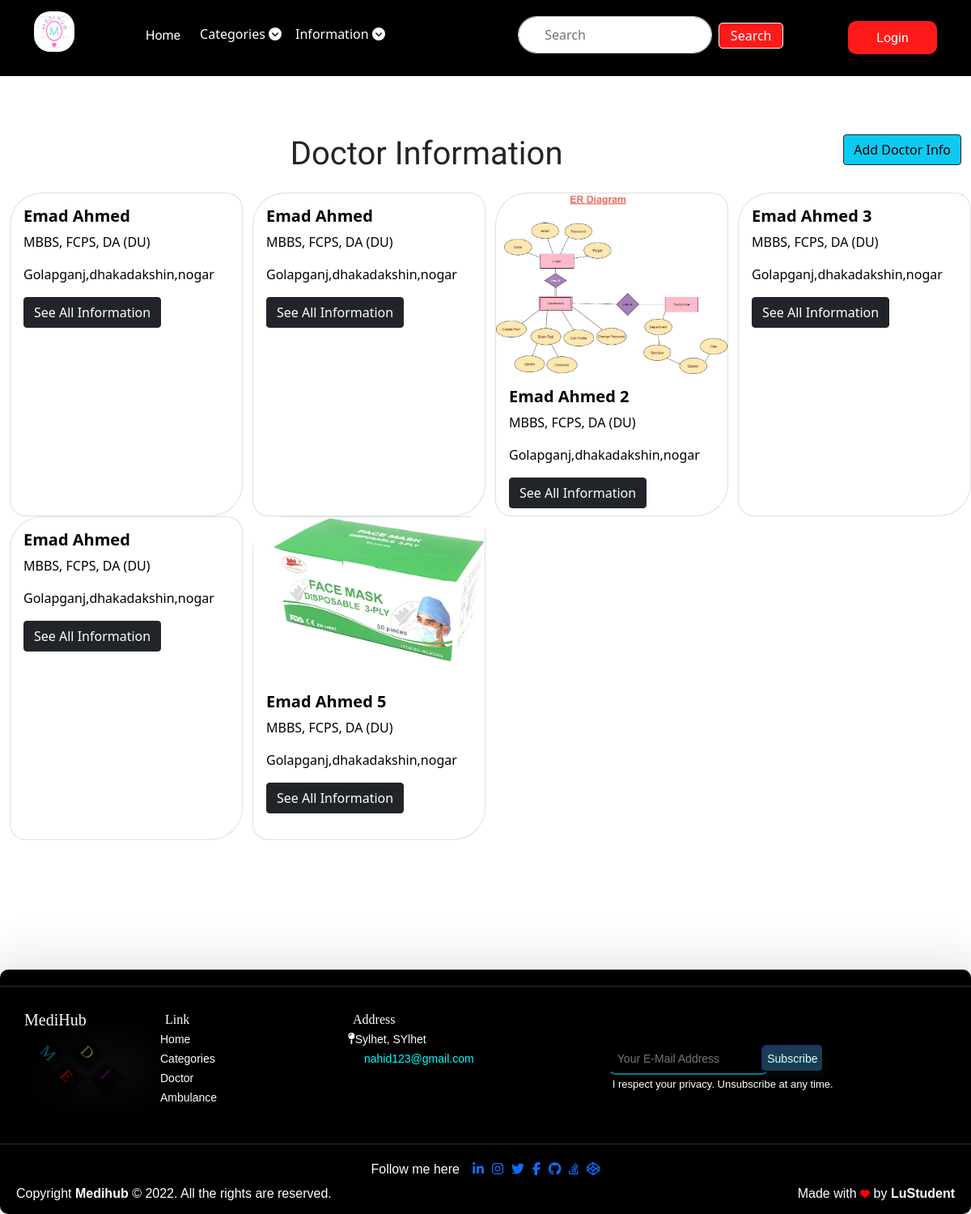
Screenshot of /doctor/ with the database file from the repository.
### mediapp/models.py (models this page shows, shortened)
class DoctorInfo(models.Model):
    name = models.CharField(max_length=100)
    qualification = models.CharField(max_length=200)
    specialist = models.CharField(max_length=200, blank=True)
    chamber = models.CharField(max_length=300)
    chamber_address = models.CharField(max_length=300)
    serial_number = models.CharField(max_length=50)
    visiting_hour = models.CharField(max_length=200)
    new_patient_fee = models.IntegerField(blank=True, null=True)
    old_patient_fee = models.IntegerField(blank=True, null=True)
    report_checking_fee = models.IntegerField(blank=True,  null=True)
    doctor_img = models.ImageField(
        upload_to='doctorimg',  blank=True, null=True)
    city = models.CharField(
        max_length=50, choices=STATE_CHOICES, default="Dhaka")

### mediapp/views.py (the view)
# urls.py: path('doctor/', views.doctor, name='doctor'),
def doctor(request):
    doctor_info = DoctorInfo.objects.all()
    if request.user.is_authenticated:
        cart = Cart.objects.filter(user=request.user)
        return render(request, 'app/doctor.html', {'tcart': cart, 'doctor_info': doctor_info})
    return render(request, 'app/doctor.html', {'doctor_info': doctor_info})

### mediapp/templates/app/doctor.html (shortened to what this page needs)
{% extends 'app/base.html' %} <br />
{% load static %} <br />
{% block main-content %}
<div class="container-fluid">
  <div class="float-end">
    <a href="{% url 'add_doctor' %}" class="btn btn-info border-1 border-dark"
      >Add Doctor Info</a
    >
  </div>
  <h1 class="text-center text-dark mt-4 mb-4">Doctor Information</h1>
  <div class="row">
    {% for doctor in doctor_info %}
    <div class="col-lg-3">
      <div class="card" style="width: 18rem; height: 25rem">
        {% if doctor.doctor_img %}
        <img src="{{doctor.doctor_img.url}}" class="card-img-top" alt="..." />
        {% endif %}
        <div class="card-body">
          <h5 class="card-title fw-bold">{{doctor.name}}</h5>
          <p class="card-text textp">{{doctor.qualification}}</p>
          <p>{{doctor.chamber_address}}</p>
          <a
            href="{% url 'doctor_details' doctor.id %}"
            class="btn btn-dark border-1"
            >See All Information</a
          >
        </div>
      </div>
    </div>
    {% endfor %}
  </div>
</div>
{% endblock main-content %}

### mediapp/static/app/css/main.css (style rules this page uses)
body { background-color: white; }

### mediapp/static/app/css/style.css (style rules this page uses)
h1 { font-family: 'Roboto Condensed', sans-serif; }

### mediapp/templates/app/doctor.html (style rules this page uses)
body { background: white; }
.card { color: black; border-radius: 40px 20px 40px 20px; background: #ffffff; }

### rows the page displays
DoctorInfo: name "Emad Ahmed", qualification "MBBS, FCPS, DA (DU)", chamber_address "Golapganj,dhakadakshin,nogar"
DoctorInfo: name "Emad Ahmed", qualification "MBBS, FCPS, DA (DU)", chamber_address "Golapganj,dhakadakshin,nogar"
DoctorInfo: doctor_img (picture), name "Emad Ahmed 2", qualification "MBBS, FCPS, DA (DU)", chamber_address "Golapganj,dhakadakshin,nogar"
DoctorInfo: name "Emad Ahmed 3", qualification "MBBS, FCPS, DA (DU)", chamber_address "Golapganj,dhakadakshin,nogar"
DoctorInfo: name "Emad Ahmed", qualification "MBBS, FCPS, DA (DU)", chamber_address "Golapganj,dhakadakshin,nogar"
DoctorInfo: doctor_img (picture), name "Emad Ahmed 5", qualification "MBBS, FCPS, DA (DU)", chamber_address "Golapganj,dhakadakshin,nogar"
